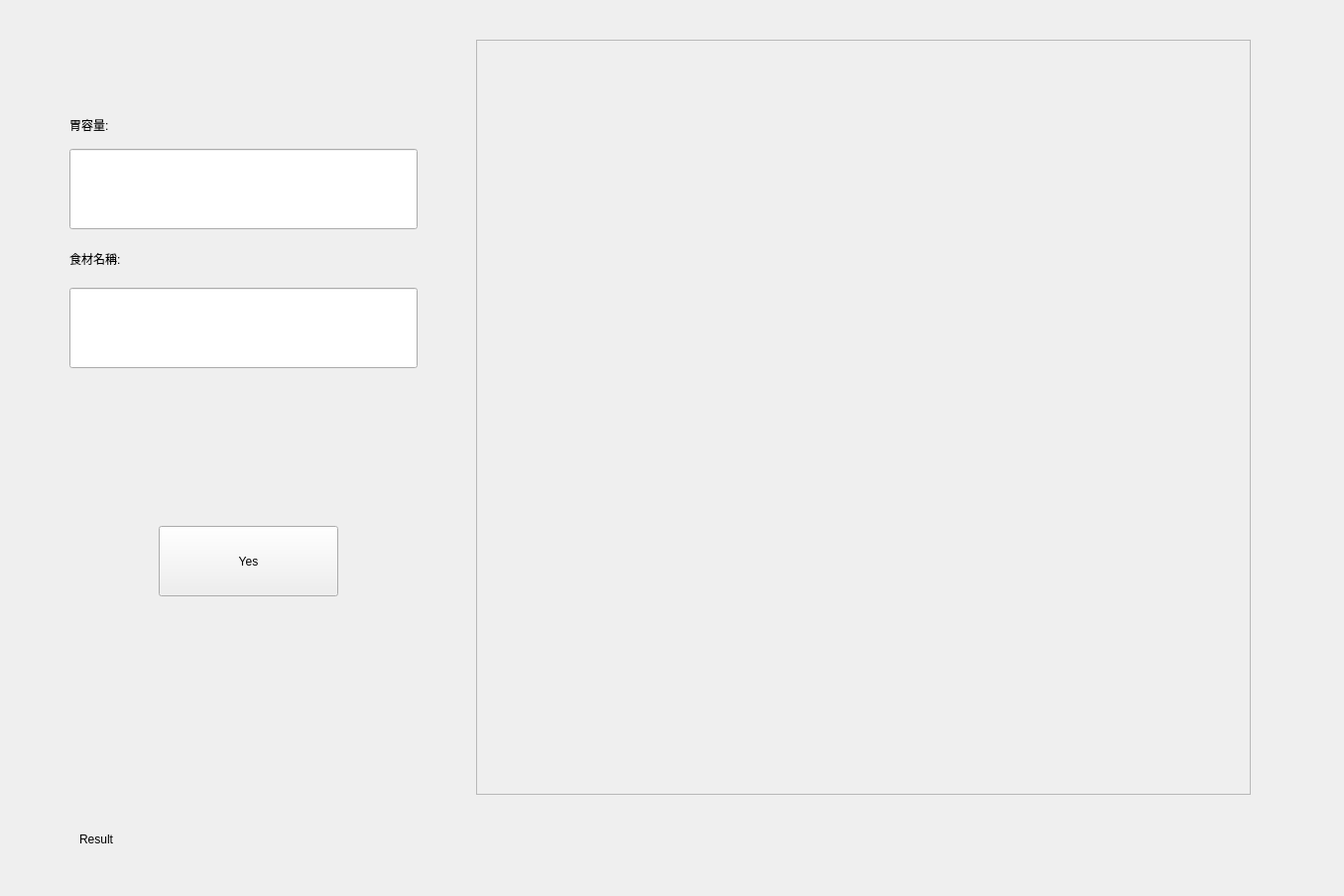
<?xml version="1.0" encoding="UTF-8"?>
<ui version="4.0">
 <class>Frame</class>
 <widget class="QFrame" name="Frame">
  <property name="geometry">
   <rect>
    <x>0</x>
    <y>0</y>
    <width>1355</width>
    <height>903</height>
   </rect>
  </property>
  <property name="windowTitle">
   <string>Frame</string>
  </property>
  <widget class="QPushButton" name="pushButton">
   <property name="geometry">
    <rect>
     <x>160</x>
     <y>530</y>
     <width>181</width>
     <height>71</height>
    </rect>
   </property>
   <property name="text">
    <string>Yes</string>
   </property>
  </widget>
  <widget class="QLineEdit" name="lineEdit">
   <property name="geometry">
    <rect>
     <x>70</x>
     <y>150</y>
     <width>351</width>
     <height>81</height>
    </rect>
   </property>
  </widget>
  <widget class="QScrollArea" name="scrollArea">
   <property name="geometry">
    <rect>
     <x>480</x>
     <y>40</y>
     <width>781</width>
     <height>761</height>
    </rect>
   </property>
   <property name="widgetResizable">
    <bool>true</bool>
   </property>
   <widget class="QWidget" name="scrollAreaWidgetContents">
    <property name="geometry">
     <rect>
      <x>0</x>
      <y>0</y>
      <width>775</width>
      <height>755</height>
     </rect>
    </property>
   </widget>
  </widget>
  <widget class="QLabel" name="label">
   <property name="geometry">
    <rect>
     <x>70</x>
     <y>100</y>
     <width>121</width>
     <height>51</height>
    </rect>
   </property>
   <property name="text">
    <string>胃容量:</string>
   </property>
  </widget>
  <widget class="QLabel" name="label_2">
   <property name="geometry">
    <rect>
     <x>70</x>
     <y>240</y>
     <width>101</width>
     <height>41</height>
    </rect>
   </property>
   <property name="text">
    <string>食材名稱:</string>
   </property>
  </widget>
  <widget class="QLineEdit" name="lineEdit_2">
   <property name="geometry">
    <rect>
     <x>70</x>
     <y>290</y>
     <width>351</width>
     <height>81</height>
    </rect>
   </property>
  </widget>
  <widget class="QLabel" name="label_3">
   <property name="geometry">
    <rect>
     <x>80</x>
     <y>820</y>
     <width>1051</width>
     <height>51</height>
    </rect>
   </property>
   <property name="text">
    <string>Result</string>
   </property>
  </widget>
 </widget>
 <resources/>
 <connections/>
</ui>
